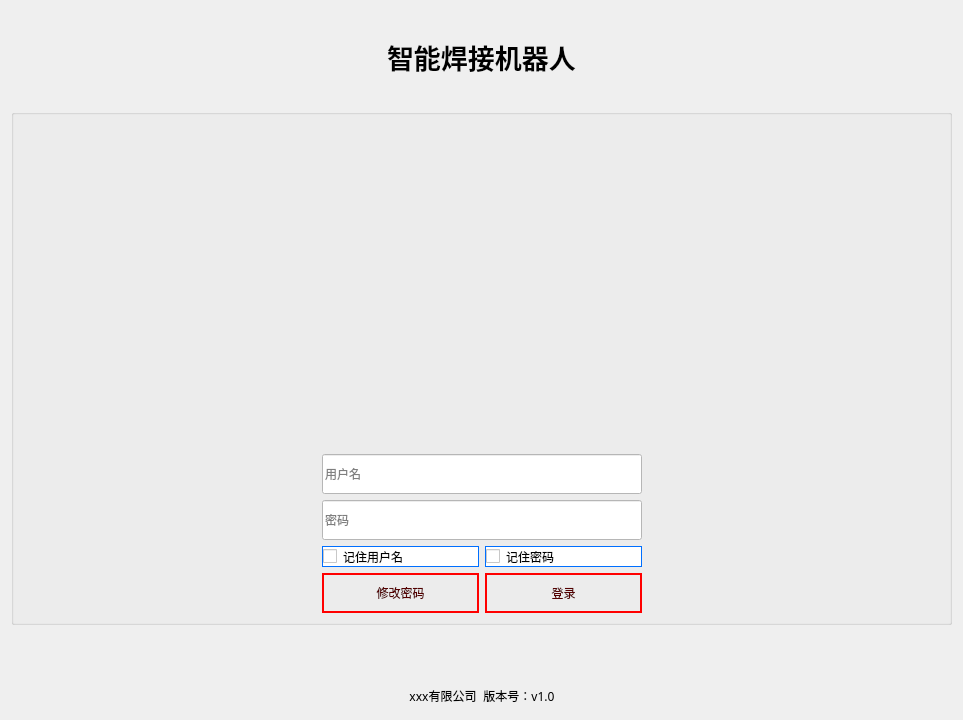
<?xml version="1.0" encoding="UTF-8"?>
<ui version="4.0">
 <class>Dialog</class>
 <widget class="QDialog" name="Dialog">
  <property name="geometry">
   <rect>
    <x>0</x>
    <y>0</y>
    <width>963</width>
    <height>720</height>
   </rect>
  </property>
  <property name="maximumSize">
   <size>
    <width>16777215</width>
    <height>16777215</height>
   </size>
  </property>
  <property name="windowTitle">
   <string>Dialog</string>
  </property>
  <property name="styleSheet">
   <string notr="true"/>
  </property>
  <layout class="QVBoxLayout" name="verticalLayout" stretch="1,1,1,20,2,1">
   <item>
    <spacer name="verticalSpacer">
     <property name="orientation">
      <enum>Qt::Vertical</enum>
     </property>
     <property name="sizeHint" stdset="0">
      <size>
       <width>20</width>
       <height>40</height>
      </size>
     </property>
    </spacer>
   </item>
   <item>
    <layout class="QHBoxLayout" name="horizontalLayout_3" stretch="10,1,10">
     <item>
      <spacer name="horizontalSpacer_3">
       <property name="orientation">
        <enum>Qt::Horizontal</enum>
       </property>
       <property name="sizeHint" stdset="0">
        <size>
         <width>40</width>
         <height>20</height>
        </size>
       </property>
      </spacer>
     </item>
     <item>
      <widget class="QLabel" name="label">
       <property name="palette">
        <palette>
         <active>
          <colorrole role="WindowText">
           <brush brushstyle="SolidPattern">
            <color alpha="255">
             <red>0</red>
             <green>0</green>
             <blue>0</blue>
            </color>
           </brush>
          </colorrole>
          <colorrole role="Button">
           <brush brushstyle="SolidPattern">
            <color alpha="255">
             <red>60</red>
             <green>63</green>
             <blue>65</blue>
            </color>
           </brush>
          </colorrole>
          <colorrole role="Base">
           <brush brushstyle="SolidPattern">
            <color alpha="255">
             <red>60</red>
             <green>63</green>
             <blue>65</blue>
            </color>
           </brush>
          </colorrole>
          <colorrole role="Window">
           <brush brushstyle="SolidPattern">
            <color alpha="255">
             <red>60</red>
             <green>63</green>
             <blue>65</blue>
            </color>
           </brush>
          </colorrole>
         </active>
         <inactive>
          <colorrole role="WindowText">
           <brush brushstyle="SolidPattern">
            <color alpha="255">
             <red>0</red>
             <green>0</green>
             <blue>0</blue>
            </color>
           </brush>
          </colorrole>
          <colorrole role="Button">
           <brush brushstyle="SolidPattern">
            <color alpha="255">
             <red>60</red>
             <green>63</green>
             <blue>65</blue>
            </color>
           </brush>
          </colorrole>
          <colorrole role="Base">
           <brush brushstyle="SolidPattern">
            <color alpha="255">
             <red>60</red>
             <green>63</green>
             <blue>65</blue>
            </color>
           </brush>
          </colorrole>
          <colorrole role="Window">
           <brush brushstyle="SolidPattern">
            <color alpha="255">
             <red>60</red>
             <green>63</green>
             <blue>65</blue>
            </color>
           </brush>
          </colorrole>
         </inactive>
         <disabled>
          <colorrole role="WindowText">
           <brush brushstyle="SolidPattern">
            <color alpha="255">
             <red>120</red>
             <green>120</green>
             <blue>120</blue>
            </color>
           </brush>
          </colorrole>
          <colorrole role="Button">
           <brush brushstyle="SolidPattern">
            <color alpha="255">
             <red>60</red>
             <green>63</green>
             <blue>65</blue>
            </color>
           </brush>
          </colorrole>
          <colorrole role="Base">
           <brush brushstyle="SolidPattern">
            <color alpha="255">
             <red>60</red>
             <green>63</green>
             <blue>65</blue>
            </color>
           </brush>
          </colorrole>
          <colorrole role="Window">
           <brush brushstyle="SolidPattern">
            <color alpha="255">
             <red>60</red>
             <green>63</green>
             <blue>65</blue>
            </color>
           </brush>
          </colorrole>
         </disabled>
        </palette>
       </property>
       <property name="font">
        <font>
         <family>等线</family>
         <pointsize>20</pointsize>
         <weight>75</weight>
         <bold>true</bold>
        </font>
       </property>
       <property name="layoutDirection">
        <enum>Qt::LeftToRight</enum>
       </property>
       <property name="styleSheet">
        <string notr="true">
</string>
       </property>
       <property name="text">
        <string>智能焊接机器人</string>
       </property>
       <property name="textFormat">
        <enum>Qt::AutoText</enum>
       </property>
       <property name="alignment">
        <set>Qt::AlignLeading|Qt::AlignLeft|Qt::AlignVCenter</set>
       </property>
       <property name="margin">
        <number>-1</number>
       </property>
       <property name="indent">
        <number>-1</number>
       </property>
      </widget>
     </item>
     <item>
      <spacer name="horizontalSpacer_4">
       <property name="orientation">
        <enum>Qt::Horizontal</enum>
       </property>
       <property name="sizeHint" stdset="0">
        <size>
         <width>40</width>
         <height>20</height>
        </size>
       </property>
      </spacer>
     </item>
    </layout>
   </item>
   <item>
    <spacer name="verticalSpacer_3">
     <property name="orientation">
      <enum>Qt::Vertical</enum>
     </property>
     <property name="sizeHint" stdset="0">
      <size>
       <width>20</width>
       <height>40</height>
      </size>
     </property>
    </spacer>
   </item>
   <item>
    <widget class="QGroupBox" name="groupBox">
     <property name="styleSheet">
      <string notr="true">#groupBox{
	border-image: url(:/pic/login.jpg);
}</string>
     </property>
     <property name="title">
      <string/>
     </property>
     <layout class="QGridLayout" name="gridLayout_2">
      <item row="0" column="0">
       <layout class="QGridLayout" name="gridLayout" rowstretch="10,1,1,1,1" columnstretch="1,1,1">
        <item row="2" column="1">
         <widget class="QLineEdit" name="lineEdit_password">
          <property name="minimumSize">
           <size>
            <width>0</width>
            <height>40</height>
           </size>
          </property>
          <property name="whatsThis">
           <string>&lt;html&gt;&lt;head/&gt;&lt;body&gt;&lt;p&gt;请输入密码&lt;/p&gt;&lt;/body&gt;&lt;/html&gt;</string>
          </property>
          <property name="styleSheet">
           <string notr="true">background-color: rgb(255, 255, 255);</string>
          </property>
          <property name="placeholderText">
           <string>密码</string>
          </property>
         </widget>
        </item>
        <item row="3" column="1">
         <layout class="QHBoxLayout" name="horizontalLayout_2" stretch="1,1">
          <item>
           <widget class="QCheckBox" name="checkBox">
            <property name="minimumSize">
             <size>
              <width>0</width>
              <height>20</height>
             </size>
            </property>
            <property name="styleSheet">
             <string notr="true">background-color: rgb(255, 255, 255);border-width: 1px;border-style: solid;border-color: rgb(0, 111, 255);</string>
            </property>
            <property name="text">
             <string>记住用户名</string>
            </property>
           </widget>
          </item>
          <item>
           <widget class="QCheckBox" name="checkBox_remember_password">
            <property name="minimumSize">
             <size>
              <width>0</width>
              <height>20</height>
             </size>
            </property>
            <property name="styleSheet">
             <string notr="true">background-color: rgb(255, 255, 255);border-width: 1px;border-style: solid;border-color: rgb(0, 111, 255);</string>
            </property>
            <property name="text">
             <string>记住密码</string>
            </property>
           </widget>
          </item>
         </layout>
        </item>
        <item row="2" column="2">
         <spacer name="horizontalSpacer_2">
          <property name="orientation">
           <enum>Qt::Horizontal</enum>
          </property>
          <property name="sizeHint" stdset="0">
           <size>
            <width>40</width>
            <height>20</height>
           </size>
          </property>
         </spacer>
        </item>
        <item row="2" column="0">
         <spacer name="horizontalSpacer">
          <property name="orientation">
           <enum>Qt::Horizontal</enum>
          </property>
          <property name="sizeHint" stdset="0">
           <size>
            <width>40</width>
            <height>20</height>
           </size>
          </property>
         </spacer>
        </item>
        <item row="4" column="1">
         <layout class="QHBoxLayout" name="horizontalLayout" stretch="0,0">
          <item>
           <widget class="QPushButton" name="pushButton_reset_password">
            <property name="minimumSize">
             <size>
              <width>157</width>
              <height>40</height>
             </size>
            </property>
            <property name="palette">
             <palette>
              <active>
               <colorrole role="Button">
                <brush brushstyle="SolidPattern">
                 <color alpha="255">
                  <red>60</red>
                  <green>63</green>
                  <blue>65</blue>
                 </color>
                </brush>
               </colorrole>
               <colorrole role="ButtonText">
                <brush brushstyle="SolidPattern">
                 <color alpha="255">
                  <red>85</red>
                  <green>0</green>
                  <blue>0</blue>
                 </color>
                </brush>
               </colorrole>
               <colorrole role="Base">
                <brush brushstyle="SolidPattern">
                 <color alpha="255">
                  <red>60</red>
                  <green>63</green>
                  <blue>65</blue>
                 </color>
                </brush>
               </colorrole>
               <colorrole role="Window">
                <brush brushstyle="SolidPattern">
                 <color alpha="255">
                  <red>60</red>
                  <green>63</green>
                  <blue>65</blue>
                 </color>
                </brush>
               </colorrole>
              </active>
              <inactive>
               <colorrole role="Button">
                <brush brushstyle="SolidPattern">
                 <color alpha="255">
                  <red>60</red>
                  <green>63</green>
                  <blue>65</blue>
                 </color>
                </brush>
               </colorrole>
               <colorrole role="ButtonText">
                <brush brushstyle="SolidPattern">
                 <color alpha="255">
                  <red>85</red>
                  <green>0</green>
                  <blue>0</blue>
                 </color>
                </brush>
               </colorrole>
               <colorrole role="Base">
                <brush brushstyle="SolidPattern">
                 <color alpha="255">
                  <red>60</red>
                  <green>63</green>
                  <blue>65</blue>
                 </color>
                </brush>
               </colorrole>
               <colorrole role="Window">
                <brush brushstyle="SolidPattern">
                 <color alpha="255">
                  <red>60</red>
                  <green>63</green>
                  <blue>65</blue>
                 </color>
                </brush>
               </colorrole>
              </inactive>
              <disabled>
               <colorrole role="Button">
                <brush brushstyle="SolidPattern">
                 <color alpha="255">
                  <red>60</red>
                  <green>63</green>
                  <blue>65</blue>
                 </color>
                </brush>
               </colorrole>
               <colorrole role="ButtonText">
                <brush brushstyle="SolidPattern">
                 <color alpha="255">
                  <red>120</red>
                  <green>120</green>
                  <blue>120</blue>
                 </color>
                </brush>
               </colorrole>
               <colorrole role="Base">
                <brush brushstyle="SolidPattern">
                 <color alpha="255">
                  <red>60</red>
                  <green>63</green>
                  <blue>65</blue>
                 </color>
                </brush>
               </colorrole>
               <colorrole role="Window">
                <brush brushstyle="SolidPattern">
                 <color alpha="255">
                  <red>60</red>
                  <green>63</green>
                  <blue>65</blue>
                 </color>
                </brush>
               </colorrole>
              </disabled>
             </palette>
            </property>
            <property name="font">
             <font>
              <family>黑体</family>
             </font>
            </property>
            <property name="styleSheet">
             <string notr="true">QPushButton{border-width: 2px;border-style: solid;border-color: rgb(255, 0, 0);}
QPushButton:hover{border-image: url(:/pic/粉红.png);}</string>
            </property>
            <property name="text">
             <string>修改密码</string>
            </property>
           </widget>
          </item>
          <item>
           <widget class="QPushButton" name="pushButton_login">
            <property name="minimumSize">
             <size>
              <width>157</width>
              <height>40</height>
             </size>
            </property>
            <property name="palette">
             <palette>
              <active>
               <colorrole role="Button">
                <brush brushstyle="SolidPattern">
                 <color alpha="255">
                  <red>60</red>
                  <green>63</green>
                  <blue>65</blue>
                 </color>
                </brush>
               </colorrole>
               <colorrole role="ButtonText">
                <brush brushstyle="SolidPattern">
                 <color alpha="255">
                  <red>85</red>
                  <green>0</green>
                  <blue>0</blue>
                 </color>
                </brush>
               </colorrole>
               <colorrole role="Base">
                <brush brushstyle="SolidPattern">
                 <color alpha="255">
                  <red>60</red>
                  <green>63</green>
                  <blue>65</blue>
                 </color>
                </brush>
               </colorrole>
               <colorrole role="Window">
                <brush brushstyle="SolidPattern">
                 <color alpha="255">
                  <red>60</red>
                  <green>63</green>
                  <blue>65</blue>
                 </color>
                </brush>
               </colorrole>
              </active>
              <inactive>
               <colorrole role="Button">
                <brush brushstyle="SolidPattern">
                 <color alpha="255">
                  <red>60</red>
                  <green>63</green>
                  <blue>65</blue>
                 </color>
                </brush>
               </colorrole>
               <colorrole role="ButtonText">
                <brush brushstyle="SolidPattern">
                 <color alpha="255">
                  <red>85</red>
                  <green>0</green>
                  <blue>0</blue>
                 </color>
                </brush>
               </colorrole>
               <colorrole role="Base">
                <brush brushstyle="SolidPattern">
                 <color alpha="255">
                  <red>60</red>
                  <green>63</green>
                  <blue>65</blue>
                 </color>
                </brush>
               </colorrole>
               <colorrole role="Window">
                <brush brushstyle="SolidPattern">
                 <color alpha="255">
                  <red>60</red>
                  <green>63</green>
                  <blue>65</blue>
                 </color>
                </brush>
               </colorrole>
              </inactive>
              <disabled>
               <colorrole role="Button">
                <brush brushstyle="SolidPattern">
                 <color alpha="255">
                  <red>60</red>
                  <green>63</green>
                  <blue>65</blue>
                 </color>
                </brush>
               </colorrole>
               <colorrole role="ButtonText">
                <brush brushstyle="SolidPattern">
                 <color alpha="255">
                  <red>120</red>
                  <green>120</green>
                  <blue>120</blue>
                 </color>
                </brush>
               </colorrole>
               <colorrole role="Base">
                <brush brushstyle="SolidPattern">
                 <color alpha="255">
                  <red>60</red>
                  <green>63</green>
                  <blue>65</blue>
                 </color>
                </brush>
               </colorrole>
               <colorrole role="Window">
                <brush brushstyle="SolidPattern">
                 <color alpha="255">
                  <red>60</red>
                  <green>63</green>
                  <blue>65</blue>
                 </color>
                </brush>
               </colorrole>
              </disabled>
             </palette>
            </property>
            <property name="font">
             <font>
              <family>黑体</family>
             </font>
            </property>
            <property name="styleSheet">
             <string notr="true">QPushButton{border-width: 2px;border-style: solid;border-color: rgb(255, 0, 0);}
QPushButton:hover{border-image: url(:/pic/粉红.png);}</string>
            </property>
            <property name="text">
             <string>登录</string>
            </property>
           </widget>
          </item>
         </layout>
        </item>
        <item row="1" column="1">
         <widget class="QLineEdit" name="lineEdit__account">
          <property name="minimumSize">
           <size>
            <width>0</width>
            <height>40</height>
           </size>
          </property>
          <property name="toolTip">
           <string>&lt;html&gt;&lt;head/&gt;&lt;body&gt;&lt;p&gt;请输入用户名&lt;/p&gt;&lt;/body&gt;&lt;/html&gt;</string>
          </property>
          <property name="styleSheet">
           <string notr="true">background-color: rgb(255, 255, 255);</string>
          </property>
          <property name="placeholderText">
           <string>用户名</string>
          </property>
         </widget>
        </item>
        <item row="0" column="1">
         <spacer name="verticalSpacer_4">
          <property name="orientation">
           <enum>Qt::Vertical</enum>
          </property>
          <property name="sizeHint" stdset="0">
           <size>
            <width>20</width>
            <height>40</height>
           </size>
          </property>
         </spacer>
        </item>
       </layout>
      </item>
     </layout>
    </widget>
   </item>
   <item>
    <spacer name="verticalSpacer_2">
     <property name="orientation">
      <enum>Qt::Vertical</enum>
     </property>
     <property name="sizeHint" stdset="0">
      <size>
       <width>20</width>
       <height>40</height>
      </size>
     </property>
    </spacer>
   </item>
   <item>
    <layout class="QHBoxLayout" name="horizontalLayout_4">
     <item>
      <spacer name="horizontalSpacer_5">
       <property name="orientation">
        <enum>Qt::Horizontal</enum>
       </property>
       <property name="sizeHint" stdset="0">
        <size>
         <width>40</width>
         <height>20</height>
        </size>
       </property>
      </spacer>
     </item>
     <item>
      <widget class="QLabel" name="label_company">
       <property name="palette">
        <palette>
         <active>
          <colorrole role="WindowText">
           <brush brushstyle="SolidPattern">
            <color alpha="255">
             <red>0</red>
             <green>0</green>
             <blue>0</blue>
            </color>
           </brush>
          </colorrole>
          <colorrole role="Button">
           <brush brushstyle="SolidPattern">
            <color alpha="255">
             <red>60</red>
             <green>63</green>
             <blue>65</blue>
            </color>
           </brush>
          </colorrole>
          <colorrole role="Base">
           <brush brushstyle="SolidPattern">
            <color alpha="255">
             <red>60</red>
             <green>63</green>
             <blue>65</blue>
            </color>
           </brush>
          </colorrole>
          <colorrole role="Window">
           <brush brushstyle="SolidPattern">
            <color alpha="255">
             <red>60</red>
             <green>63</green>
             <blue>65</blue>
            </color>
           </brush>
          </colorrole>
         </active>
         <inactive>
          <colorrole role="WindowText">
           <brush brushstyle="SolidPattern">
            <color alpha="255">
             <red>0</red>
             <green>0</green>
             <blue>0</blue>
            </color>
           </brush>
          </colorrole>
          <colorrole role="Button">
           <brush brushstyle="SolidPattern">
            <color alpha="255">
             <red>60</red>
             <green>63</green>
             <blue>65</blue>
            </color>
           </brush>
          </colorrole>
          <colorrole role="Base">
           <brush brushstyle="SolidPattern">
            <color alpha="255">
             <red>60</red>
             <green>63</green>
             <blue>65</blue>
            </color>
           </brush>
          </colorrole>
          <colorrole role="Window">
           <brush brushstyle="SolidPattern">
            <color alpha="255">
             <red>60</red>
             <green>63</green>
             <blue>65</blue>
            </color>
           </brush>
          </colorrole>
         </inactive>
         <disabled>
          <colorrole role="WindowText">
           <brush brushstyle="SolidPattern">
            <color alpha="255">
             <red>120</red>
             <green>120</green>
             <blue>120</blue>
            </color>
           </brush>
          </colorrole>
          <colorrole role="Button">
           <brush brushstyle="SolidPattern">
            <color alpha="255">
             <red>60</red>
             <green>63</green>
             <blue>65</blue>
            </color>
           </brush>
          </colorrole>
          <colorrole role="Base">
           <brush brushstyle="SolidPattern">
            <color alpha="255">
             <red>60</red>
             <green>63</green>
             <blue>65</blue>
            </color>
           </brush>
          </colorrole>
          <colorrole role="Window">
           <brush brushstyle="SolidPattern">
            <color alpha="255">
             <red>60</red>
             <green>63</green>
             <blue>65</blue>
            </color>
           </brush>
          </colorrole>
         </disabled>
        </palette>
       </property>
       <property name="font">
        <font>
         <family>楷体</family>
        </font>
       </property>
       <property name="text">
        <string>xxx有限公司</string>
       </property>
       <property name="alignment">
        <set>Qt::AlignCenter</set>
       </property>
      </widget>
     </item>
     <item>
      <widget class="QLabel" name="label_version">
       <property name="palette">
        <palette>
         <active>
          <colorrole role="WindowText">
           <brush brushstyle="SolidPattern">
            <color alpha="255">
             <red>0</red>
             <green>0</green>
             <blue>0</blue>
            </color>
           </brush>
          </colorrole>
          <colorrole role="Button">
           <brush brushstyle="SolidPattern">
            <color alpha="255">
             <red>60</red>
             <green>63</green>
             <blue>65</blue>
            </color>
           </brush>
          </colorrole>
          <colorrole role="Base">
           <brush brushstyle="SolidPattern">
            <color alpha="255">
             <red>60</red>
             <green>63</green>
             <blue>65</blue>
            </color>
           </brush>
          </colorrole>
          <colorrole role="Window">
           <brush brushstyle="SolidPattern">
            <color alpha="255">
             <red>60</red>
             <green>63</green>
             <blue>65</blue>
            </color>
           </brush>
          </colorrole>
         </active>
         <inactive>
          <colorrole role="WindowText">
           <brush brushstyle="SolidPattern">
            <color alpha="255">
             <red>0</red>
             <green>0</green>
             <blue>0</blue>
            </color>
           </brush>
          </colorrole>
          <colorrole role="Button">
           <brush brushstyle="SolidPattern">
            <color alpha="255">
             <red>60</red>
             <green>63</green>
             <blue>65</blue>
            </color>
           </brush>
          </colorrole>
          <colorrole role="Base">
           <brush brushstyle="SolidPattern">
            <color alpha="255">
             <red>60</red>
             <green>63</green>
             <blue>65</blue>
            </color>
           </brush>
          </colorrole>
          <colorrole role="Window">
           <brush brushstyle="SolidPattern">
            <color alpha="255">
             <red>60</red>
             <green>63</green>
             <blue>65</blue>
            </color>
           </brush>
          </colorrole>
         </inactive>
         <disabled>
          <colorrole role="WindowText">
           <brush brushstyle="SolidPattern">
            <color alpha="255">
             <red>120</red>
             <green>120</green>
             <blue>120</blue>
            </color>
           </brush>
          </colorrole>
          <colorrole role="Button">
           <brush brushstyle="SolidPattern">
            <color alpha="255">
             <red>60</red>
             <green>63</green>
             <blue>65</blue>
            </color>
           </brush>
          </colorrole>
          <colorrole role="Base">
           <brush brushstyle="SolidPattern">
            <color alpha="255">
             <red>60</red>
             <green>63</green>
             <blue>65</blue>
            </color>
           </brush>
          </colorrole>
          <colorrole role="Window">
           <brush brushstyle="SolidPattern">
            <color alpha="255">
             <red>60</red>
             <green>63</green>
             <blue>65</blue>
            </color>
           </brush>
          </colorrole>
         </disabled>
        </palette>
       </property>
       <property name="font">
        <font>
         <family>楷体</family>
        </font>
       </property>
       <property name="layoutDirection">
        <enum>Qt::LeftToRight</enum>
       </property>
       <property name="text">
        <string>版本号：v1.0</string>
       </property>
       <property name="alignment">
        <set>Qt::AlignCenter</set>
       </property>
      </widget>
     </item>
     <item>
      <spacer name="horizontalSpacer_6">
       <property name="orientation">
        <enum>Qt::Horizontal</enum>
       </property>
       <property name="sizeHint" stdset="0">
        <size>
         <width>40</width>
         <height>20</height>
        </size>
       </property>
      </spacer>
     </item>
    </layout>
   </item>
  </layout>
 </widget>
 <resources>
  <include location="../pic_rc/pic.qrc"/>
 </resources>
 <connections/>
</ui>
